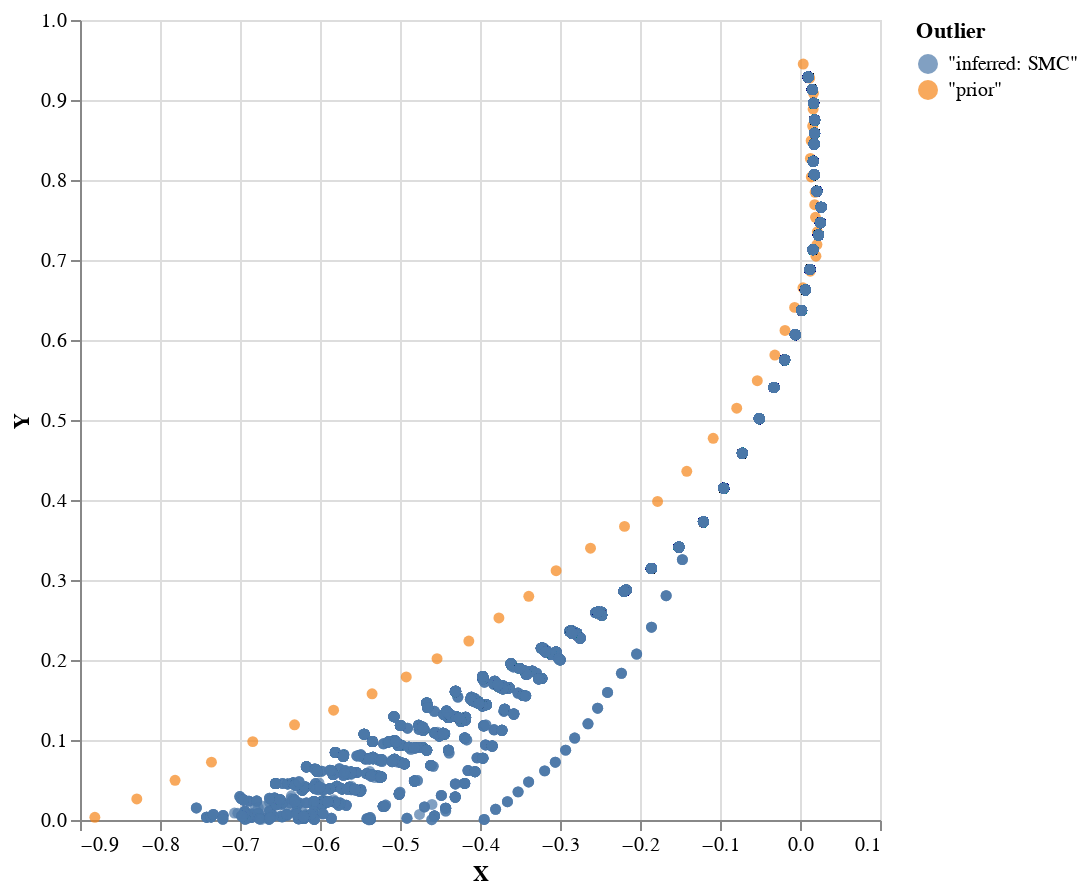

Notebook source saved alongside this figure:
### Markdown cell above
SMC on the ther hand provided many paths close to the prior at the path's beginning and diverging as the path progresses.

### Code cell
a = (\(x,d) -> zip x (Prelude.repeat $ T.pack "inferred: SMC")) =<< sSMC

plot $ zip positions (Prelude.repeat $ T.pack "prior") <> take 10000 a

### Figure 1 — Vega-Lite specification as saved in the notebook (floating-point values rounded to 4 significant figures; data arrays with more than 128 entries replaced by an {"elided": "..."} marker saying what was removed)
{"$schema": "https://vega.github.io/schema/vega-lite/v4.json", "data": {"values": {"elided": "10040 records"}}, "encoding": {"color": {"field": "Outlier"}, "x": {"field": "X", "type": "quantitative"}, "y": {"field": "Y", "type": "quantitative"}}, "height": 400, "mark": "circle", "width": 400}
